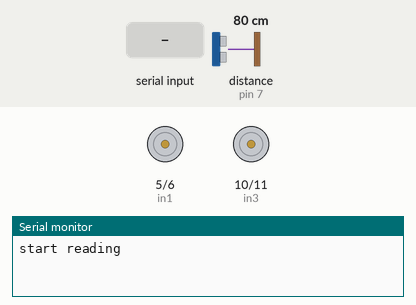
This sketch was run on a simulated Arduino Uno, built with avr-gcc and run on an emulated ATmega328P. On the bench: motor-driver pin pairs drawn as motors (green arrow = first pin HIGH = forward, orange = second pin HIGH = backward, longer = more drive), the last lines printed to the serial monitor. Inputs (shaded band) come from the test bench; at power-on: distance to the obstacle (sensor on pin 7) 80 cm. The echo pulse lasts 58.3 µs per cm.

Above: at 1.2 s.
1.3 s: "90,45\n" received over the second serial link
At 2.1 s:
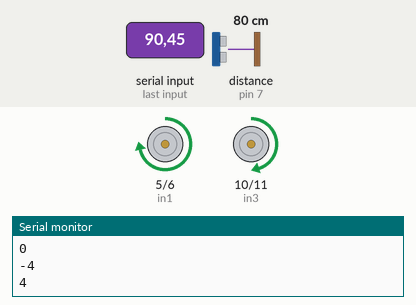
At 4.1 s:
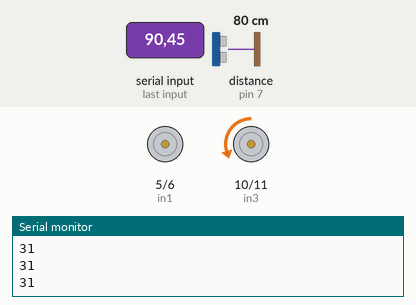
4.3 s: distance to the obstacle (sensor on pin 7) set to 100 cm
5.8 s: distance to the obstacle (sensor on pin 7) set to 110 cm
8.4 s: distance to the obstacle (sensor on pin 7) set to 2 cm
10.5 s: "30,150\n" received over the second serial link
At 10.8 s:
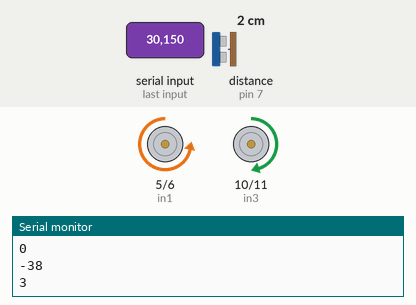
13.5 s: "2\n" received over the second serial link
At 14.3 s:
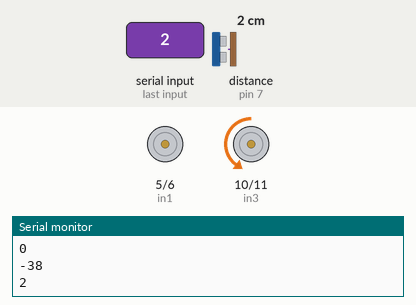
Timing chart, 0 to 16.5 s (numbered marks = the images above; inputs shaded):
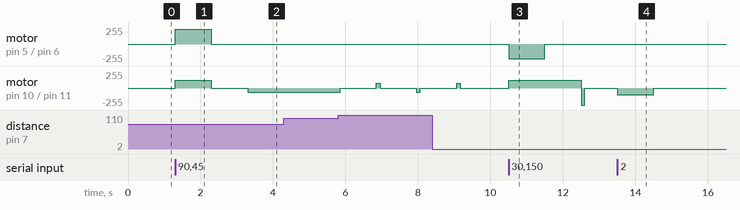

Measured:
- after the input at 1.3 s, motor on pin 5 (in1) / pin 6 (in2): stopped → forward 220/255 at once, → stopped 1.0 s later; motor on pin 10 (in3) / pin 11 (in4): stopped → forward 120/255 at once, → stopped 1.0 s later, → backward 60/255 1.0 s later
- after the input at 10.5 s, motor on pin 5 (in1) / pin 6 (in2): stopped → backward 220/255 at once, → stopped 1.0 s later; motor on pin 10 (in3) / pin 11 (in4): stopped → forward 120/255 at once, → backward 255/255 2.0 s later, → stopped 0.10 s later
- after the input at 13.5 s, motor on pin 10 (in3) / pin 11 (in4): stopped → backward 100/255 at once, → stopped 1.0 s later

The sketch:

rc-car.ino
```cpp
#include <SoftwareSerial.h>
SoftwareSerial Genotronex(0, 1); // TX, RX
#define MAX_BUFFER 4

int* buffer;
int methodNumber = 0;

const int in1 = 5;
const int in2 = 6;
const int in3 = 10;
const int in4 = 11;
const int pingPin = 7;
int forward_speed = 120;
int reverse_speed = 100;
int turn_speed = 220;
int move_state = 0;
long inches = 999;
long duration = 0;

void setup(){
  Genotronex.begin(9600);
  Serial.begin(9600);
  Serial.println("start reading");
  pinMode(in1, OUTPUT);
  pinMode(in2, OUTPUT);
  pinMode(in3, OUTPUT);
  pinMode(in4, OUTPUT);
  stop_car();
  buffer = new int[MAX_BUFFER];
}
void loop() {
  while (!Genotronex.available()) {
    return;
  }
  methodNumber = Genotronex.read() - '0';

  Serial.println(methodNumber);
  if (methodNumber == 0){
    stop_car();
  } else if (methodNumber == 1){
    moveForward();
  } else if (methodNumber == 2){
    moveBackward();
  } else if (methodNumber == 3){
    turnLeft();
  } else if (methodNumber == 4){
    turnRight();
  } else if (methodNumber == 5){
    moveWithDetectionRight();
  }
}

void turnRight(){
  analogWrite(in1, turn_speed);
  analogWrite(in2, 0);
  analogWrite(in3, forward_speed);
  analogWrite(in4, 0);
  delay(1000);
  digitalWrite(in1, LOW);
  digitalWrite(in2, LOW);
  digitalWrite(in3, LOW);
  digitalWrite(in4, LOW);
}

void turnLeft(){
  analogWrite(in1, 0);
  analogWrite(in2, turn_speed);
  analogWrite(in3, forward_speed);
  analogWrite(in4, 0);
  delay(1000);
  digitalWrite(in1, LOW);
  digitalWrite(in2, LOW);
  digitalWrite(in3, LOW);
  digitalWrite(in4, LOW);
}

void moveForward(){
  digitalWrite(in1, LOW);
  digitalWrite(in2, LOW);
  analogWrite(in3, forward_speed);
  analogWrite(in4, 0);
  delay(1000);
  digitalWrite(in3, LOW);
  digitalWrite(in4, forward_speed);
  delay(100);
  digitalWrite(in3, LOW);
  digitalWrite(in4, LOW);
}

void moveBackward(){
  digitalWrite(in1, LOW);
  digitalWrite(in2, LOW);
  analogWrite(in3, 0);
  analogWrite(in4, reverse_speed);
  delay(1000);
  digitalWrite(in3, LOW);
  digitalWrite(in4, LOW);
}

void moveWithDetectionRight(){
  int count = 0;
  int i = 0;
  while(count < 40){
    for (i = 0;i < 3;i++){
      pinMode(pingPin, OUTPUT);
      digitalWrite(pingPin, LOW);
      delayMicroseconds(2);
      digitalWrite(pingPin, HIGH);
      delayMicroseconds(5);
      digitalWrite(pingPin, LOW);
      pinMode(pingPin, INPUT);
      duration = pulseIn(pingPin, HIGH);
      inches = microsecondsToInches(duration);
      Serial.println(inches);
      if (inches != 0){
        break;
      }
    }
    if (i == 3){
      break;
    }
    if (inches < 50 && move_state != 5 && inches != 0){
      move_state = 5;
      digitalWrite(in1, LOW);
      digitalWrite(in2, LOW);
      digitalWrite(in3, LOW);
      digitalWrite(in4, LOW);
      delay(1000);
      analogWrite(in3, 0);
      analogWrite(in4, reverse_speed * .6);
      analogWrite(in1, 0);
      analogWrite(in2, 0);
    } else if (inches > 40 && move_state != 1){
      move_state = 1;
      digitalWrite(in1, LOW);
      digitalWrite(in2, LOW);
      digitalWrite(in3, LOW);
      digitalWrite(in4, LOW);
      delay(1000);
      analogWrite(in3, forward_speed * .6);
      analogWrite(in4, 0);
    } else if (move_state == 0){
      digitalWrite(in1, LOW);
      digitalWrite(in2, LOW);
      analogWrite(in3, forward_speed * .6);
      analogWrite(in4, 0);
      move_state = 1;
    }
    delay(100);
    count++;
  }
  stop_car();
}

void ping(){
  pinMode(pingPin, OUTPUT);
  digitalWrite(pingPin, LOW);
  delayMicroseconds(2);
  digitalWrite(pingPin, HIGH);
  delayMicroseconds(5);
  digitalWrite(pingPin, LOW);
  pinMode(pingPin, INPUT);
  duration = pulseIn(pingPin, HIGH);
  inches = microsecondsToInches(duration);
  delay(500);
}

void stop_car(){
  digitalWrite(in1, LOW);
  digitalWrite(in2, LOW);
  digitalWrite(in3, LOW);
  digitalWrite(in4, LOW);
  move_state = 0;
}

long microsecondsToInches(long microseconds) {
  return microseconds / 74 / 2;
}
```
